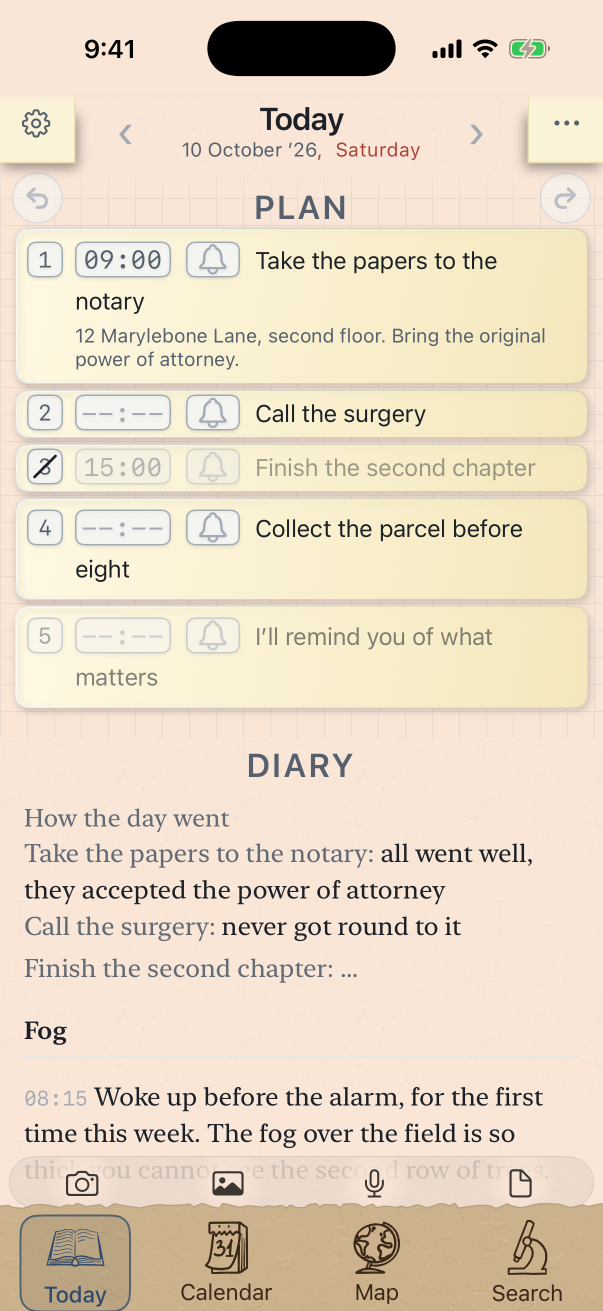
#> input picture docs/screens/02-план.png, 1206 x 2622 px (shown at 1/2 size)
$ python 'сличить-страницы.py'
#> lines starting #> are read from the running program, lines starting #| are printed output that depends on the picture
"""Открытая страница и соседняя должны совпадать.

При повороте они сменяют друг друга, и всякое расхождение человек видит
как мерцание. Трижды оно возвращалось, и трижды я чинил не то, потому что
сличал по памяти. Теперь сличает сборка (решения P114, P130).
"""
import sys
from pathlib import Path

try:
    from PIL import Image, ImageChops
except ImportError:
    print("::warning::нечем сличать страницы: нет Pillow")
    sys.exit(0)

КОРЕНЬ = Path(__file__).resolve().parents[1]
ЖИВАЯ = КОРЕНЬ / "docs/screens/02-план.png"
СОСЕДСКАЯ = КОРЕНЬ / "docs/screens/13-соседская-роспись.png"
РАЗНИЦА = КОРЕНЬ / "docs/screens/14-расхождение.png"

# Порог на сглаживание: точка отличается на столько — ещё не расхождение.
ТЕРПИМОСТЬ = 8
# Столько точек прощается: на снимке бывают часы и заряд батареи.
ДОПУСК = 3000

try:
    a = Image.open(ЖИВАЯ).convert("RGB")
    b = Image.open(СОСЕДСКАЯ).convert("RGB")
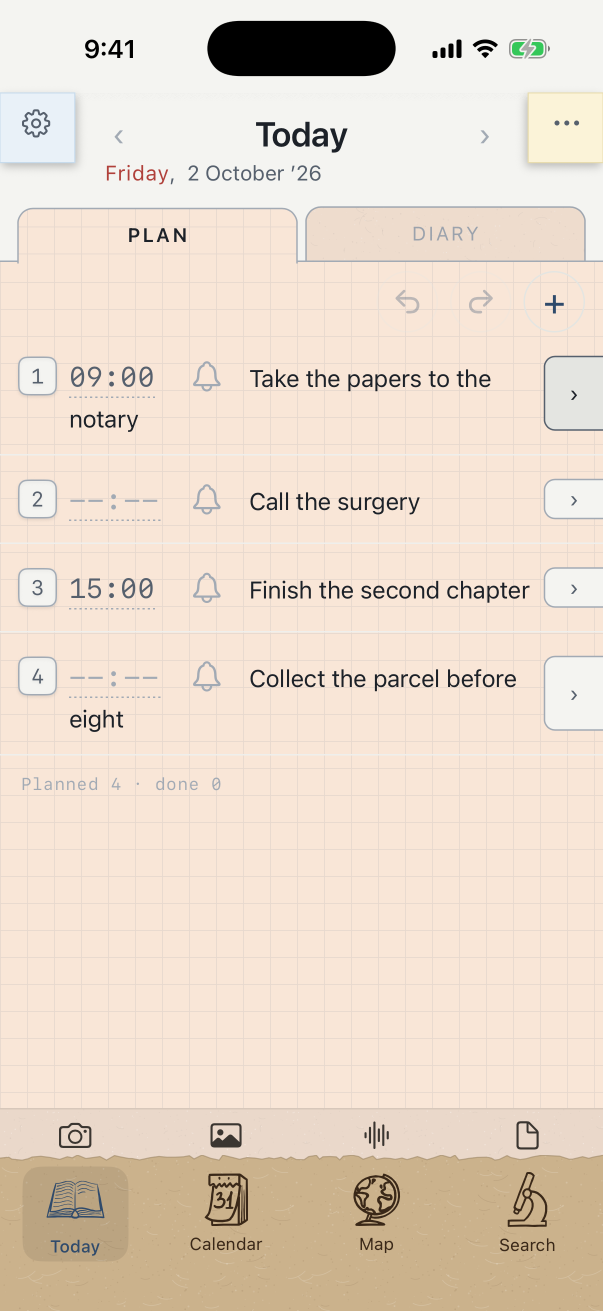
#> input picture docs/screens/13-соседская-роспись.png, 1206 x 2622 px (shown at 1/2 size)
except OSError as e:
    print(f"::warning::нечего сличать: {e}")
    sys.exit(0)

if a.size != b.size:
    print(f"::error::снимки разного размера: {a.size} и {b.size}")
    sys.exit(1)

разница = ImageChops.difference(a, b)
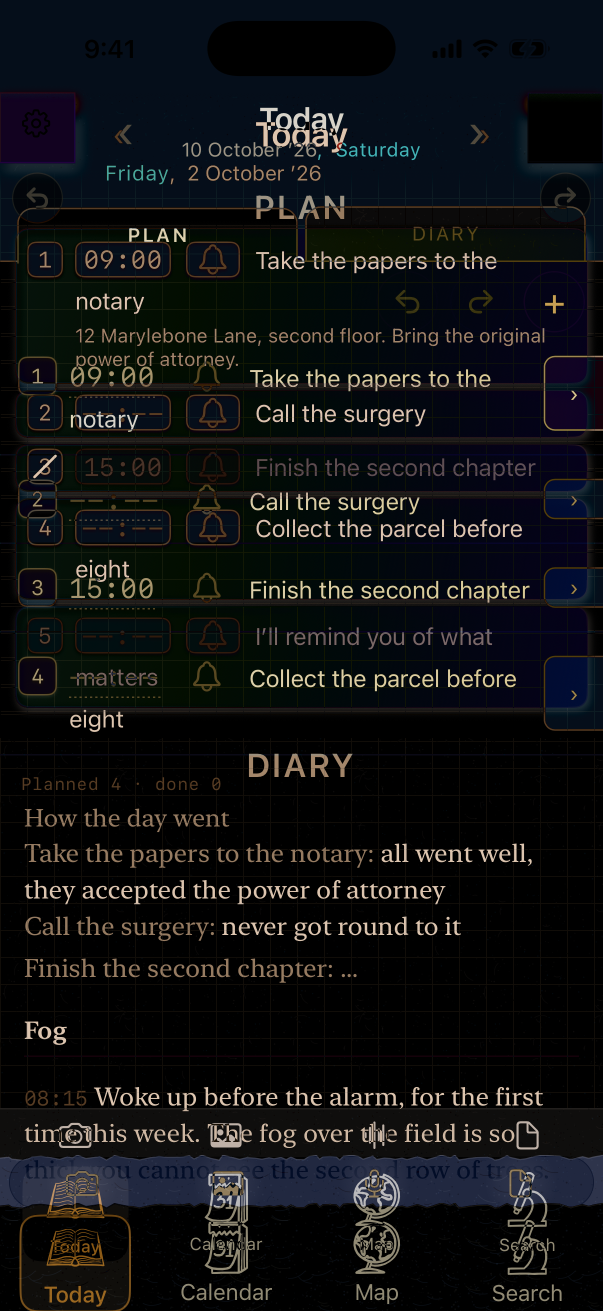
#> разница: PIL image 1206x2622 RGB (shown at 1/2 size); mean R, G, B 16.3, 17.6, 19.2
красный, зелёный, синий = разница.split()
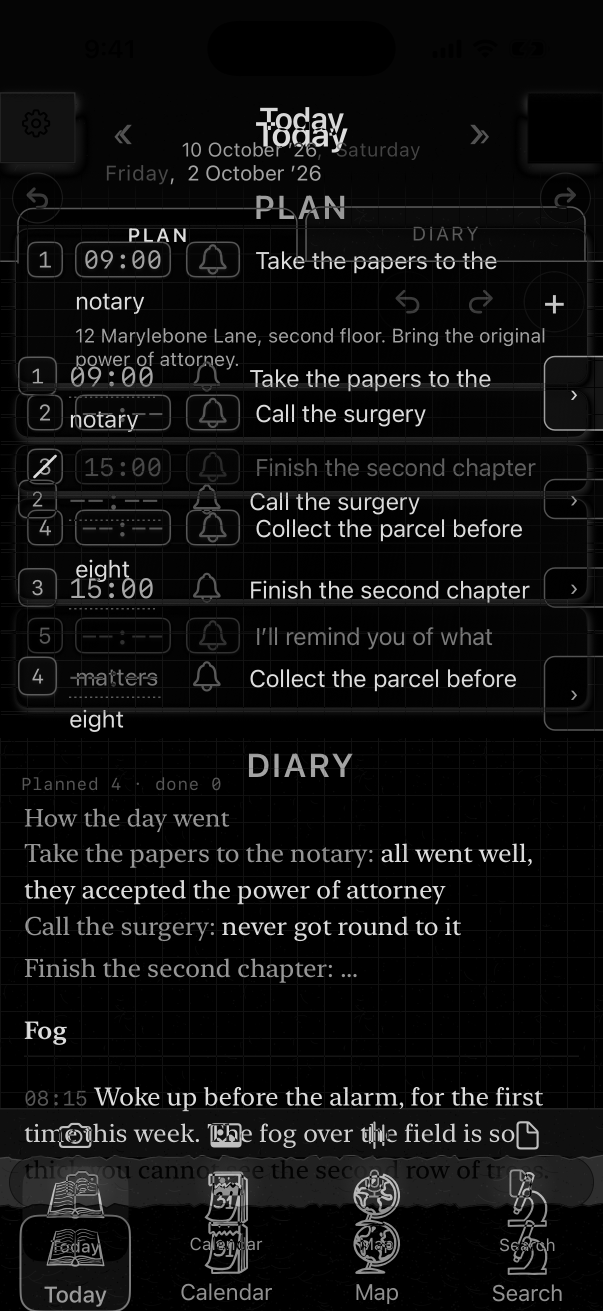
#> красный: PIL image 1206x2622 L (shown at 1/2 size); min 0, max 227, mean 16.3
наибольшее = ImageChops.lighter(ImageChops.lighter(красный, зелёный), синий)
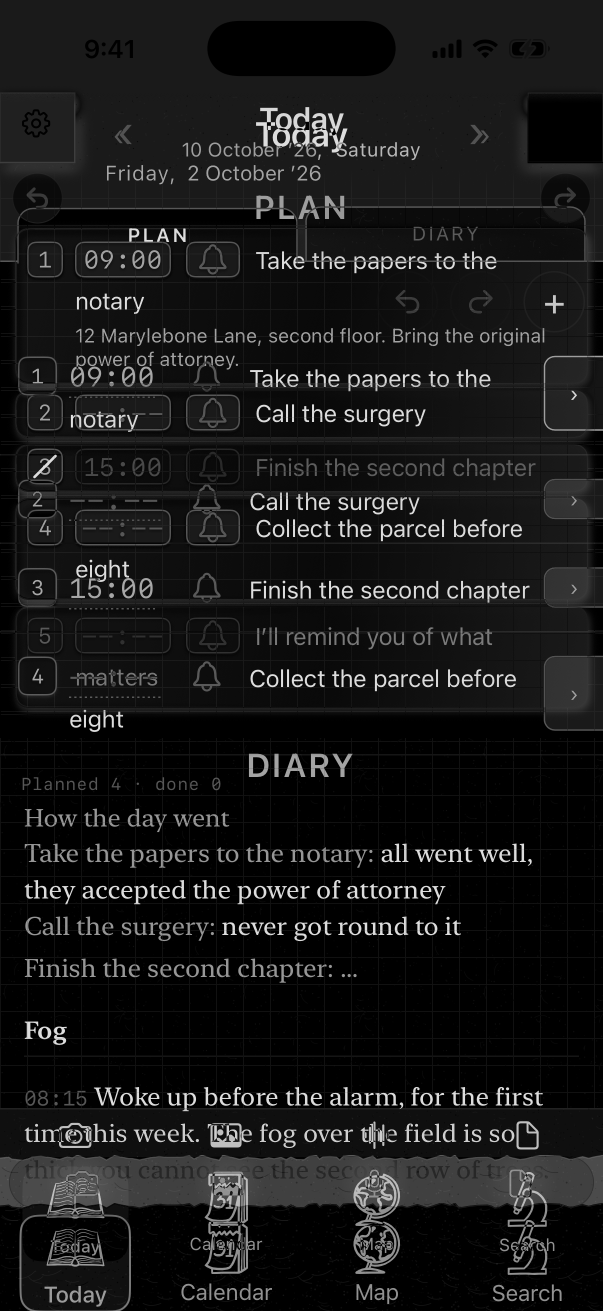
#> наибольшее: PIL image 1206x2622 L (shown at 1/2 size); min 0, max 227, mean 24.1
столбики = наибольшее.histogram()
#> столбики = 256 values, max 1049263 at index 0, min 0 at index 228, mean 12352.1

точек = sum(столбики[ТЕРПИМОСТЬ + 1:])
#> точек = 2032410
всего = a.size[0] * a.size[1]
#> всего = 3162132
if точек <= ДОПУСК:
    print(f"страницы совпадают: расходятся {точек} точек из {всего}")
    sys.exit(0)

худшее = max(i for i, n in enumerate(столбики) if n)
#> худшее = 227
print(f"::error::открытая и соседняя страницы расходятся: {точек} точек из "
      f"{всего}, наибольшее расхождение {худшее}, область {разница.getbbox()}")
#| ::error::открытая и соседняя страницы расходятся: 2032410 точек из 3162132, наибольшее расхождение 227, область (0, 0, 1206, 2622)
наибольшее.point(lambda v: min(255, v * 6)).save(РАЗНИЦА)
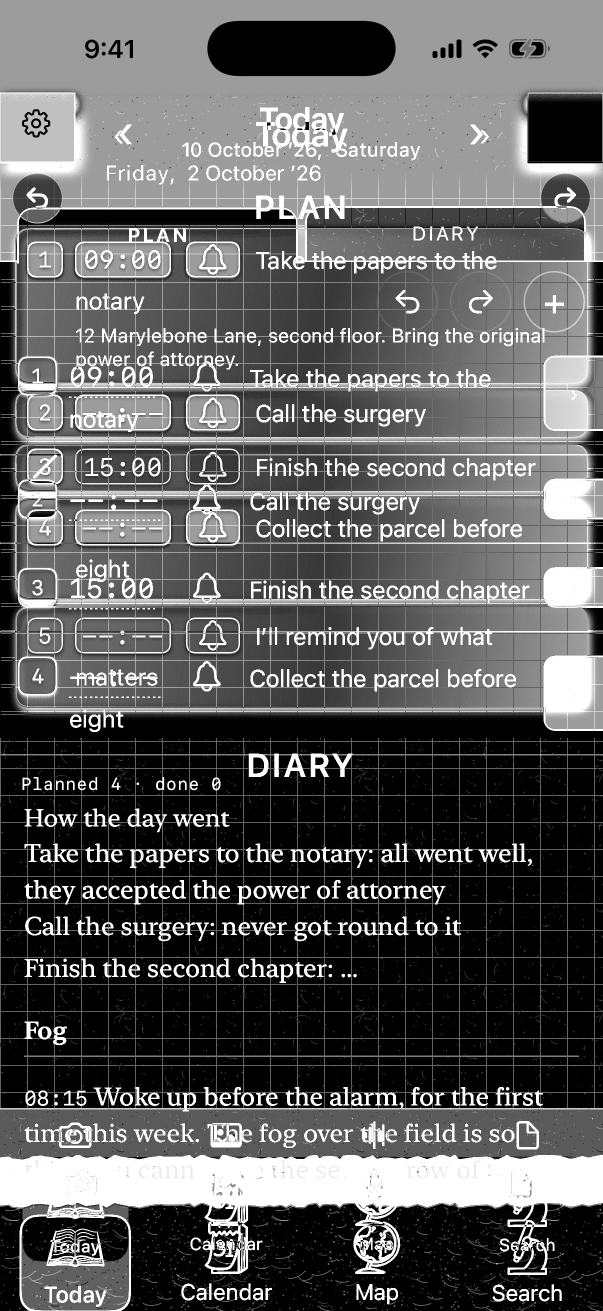
#> saved as 14-расхождение.png: PIL image 1206x2622 L (shown at 1/2 size); min 0, max 255, mean 93.2
#> (the run stopped early here; a loop or call above may not have finished)
